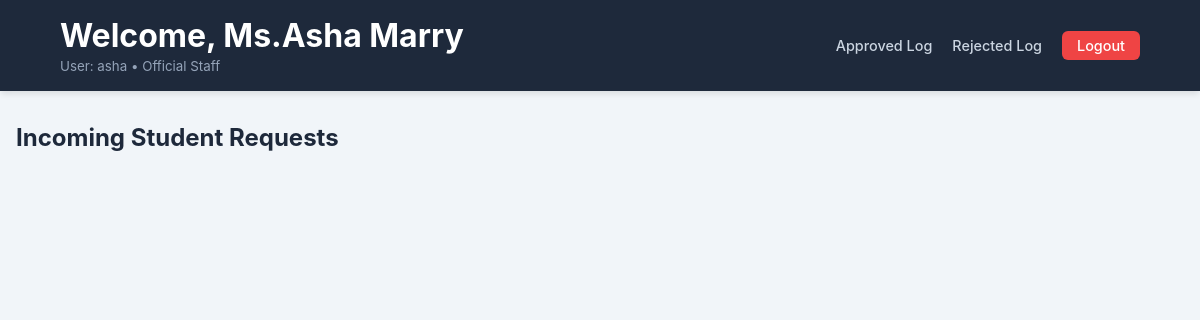
Page /staff_page/1 (signed in) on the earlier database version.
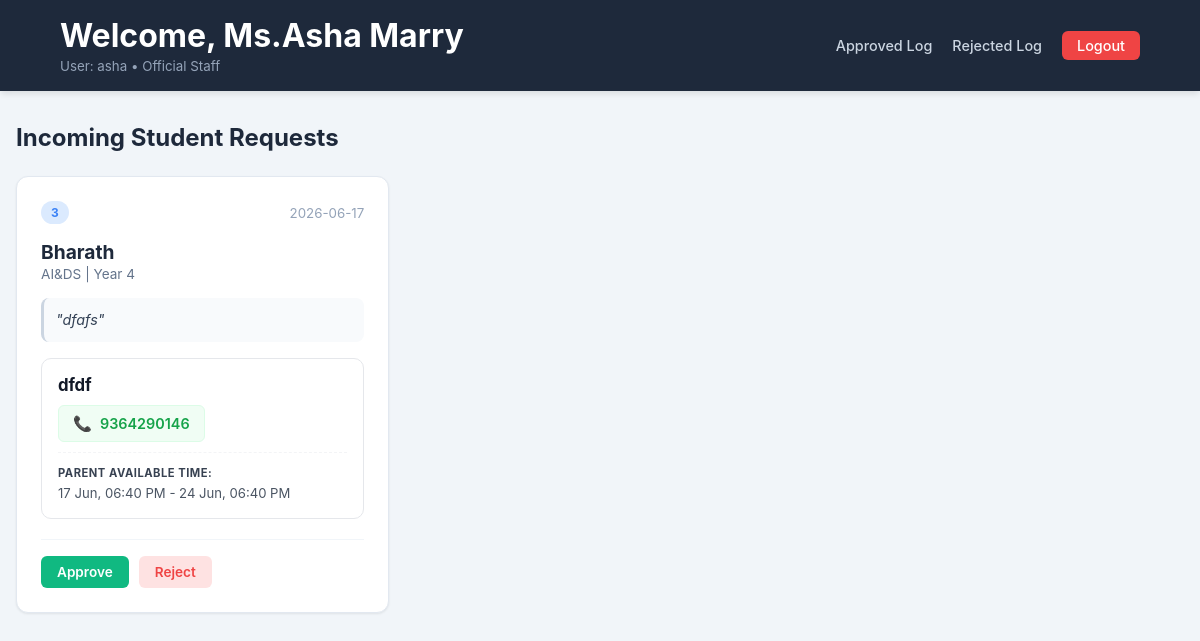
Same page on the later database version.
### app.py (models this page shows, shortened)
class Letter(db.Model):
    id = db.Column(db.Integer, primary_key=True)
    student_name = db.Column(db.String(50))
    student_department = db.Column(db.String(60))
    student_year = db.Column(db.String(10))
    student_college = db.Column(db.String(100))
    category = db.Column(db.String(50))  # e.g., 'Staff, HOD, Warden'
    nameSelection = db.Column(db.String(50))
    letter_content = db.Column(db.Text)   # The main body text
    request_category = db.Column(db.String(50))
    request_date = db.Column(db.String(20)) # The date string from the form
    parent_name = db.Column(db.String(100))
    parent_no = db.Column(db.Integer)
    parent_start_time = db.Column(db.DateTime)
    parent_end_time = db.Column(db.DateTime)
    status = db.Column(db.String(20), default='Progress') # Pending, Approved, Rejected
    student_id = db.Column(db.Integer, db.ForeignKey('student.id'))
    created_at = db.Column(db.DateTime, default=datetime.utcnow)

### app.py (the view)
@app.route('/staff_page/<int:id>',methods=['GET','POST'])
@login_required
def staff_page(id) :
    if current_user.id != id:
        return render_template('error_page.html')
    staff = Staff.query.get_or_404(id)
    letters = Letter.query.filter_by(nameSelection=staff.name).all()
    return render_template('staff_page.html',staff=staff,letters=letters)

### app.py (called while the page is built, shortened)
@login_manager.user_loader
def load_user(user_id):
    uid = int(user_id)
    user = User.query.get(uid)
    if user:
        return user

### templates/staff_page.html (shortened to what this page needs)
<!DOCTYPE html>
<html lang="en">
<head>
</head>
<body>
    <header class="dashboard-header">
        <div class="profile-info">
            <h1>Welcome, {{ staff.name }}</h1>
            <small style="color: #94a3b8;">User: {{ staff.username }} • Official Staff</small>
        </div>
        <nav class="nav-group">
            <a href="/staff_page/approval_letters/{{ staff.id }}">Approved Log</a>
            <a href="/staff_page/rejected_letters/{{ staff.id }}">Rejected Log</a>
            <a href="/logout" class="logout-btn">Logout</a>
        </nav>
    </header>
    <div class="dashboard-container">
        <main class="content">
            <h2>Incoming Student Requests</h2>
            <div class="letter-grid">
                {% for l in letters %}
                {% if l.student_department == staff.department and l.nameSelection == staff.name and l.status ==
                'Pending Staff' %}
                <div class="letter-card">
                    <div class="card-header">
                        <span class="category-badge">{{ l.id }}</span>
                        <small style="color: #94a3b8;">{{ l.created_at.strftime('%Y-%m-%d') }}</small>
                    </div>
                    <div class="student-info">
                        <h3>{{ l.student_name }}</h3>
                        <p>{{ l.student_department }} | Year {{ l.student_year }}</p>
                    </div>
                    <div class="letter-body">
                        <p class="content-text">"{{ l.letter_content }}"</p>
                    </div>
                    <div class="meta-info">
                        <p>{{ l.parent_name }}</p>
                        <div class="contact-action-container">
                            <a href="tel:{{ l.parent_no }}" class="phone-call-btn" title="Click to Call">
                                <span class="phone-icon">📞</span>
                                <span class="phone-number-text">{{ l.parent_no }}</span>
                            </a>
                        </div>
                        <p>
                            <strong>Parent Available Time:</strong><br>
                            {{ l.parent_start_time.strftime('%d %b, %I:%M %p') }} - {{ l.parent_end_time.strftime('%d
                            %b, %I:%M %p') }}
                        </p>
                    </div>
                    <div class="card-footer">
                        <div class="action-buttons">
                            <a class="btn approve" href="{{ url_for('staff_approval_letter', id=l.id) }}"
                                onclick="return confirm('Approve this request?');">Approve</a>
                            <a class="btn reject" href="{{ url_for('staff_reject_letter', id=l.id) }}"
                                onclick="return confirm('Reject this request?');">Reject</a>
                        </div>
                    </div>
                </div>
                {% endif %}
                {% endfor %}
            </div>
        </main>
    </div>
</body>
</html>

Differences in the rows shown:
now on this page (row edited): Letter: id "3", created_at "2026-06-17", student_name "Bharath", student_department "AI&DS", student_year "4", letter_content "dfafs", parent_name "dfdf", parent_no "9364290146", parent_start_time "17 Jun, 06:40 PM", parent_end_time "24 Jun, 06:40 PM"
